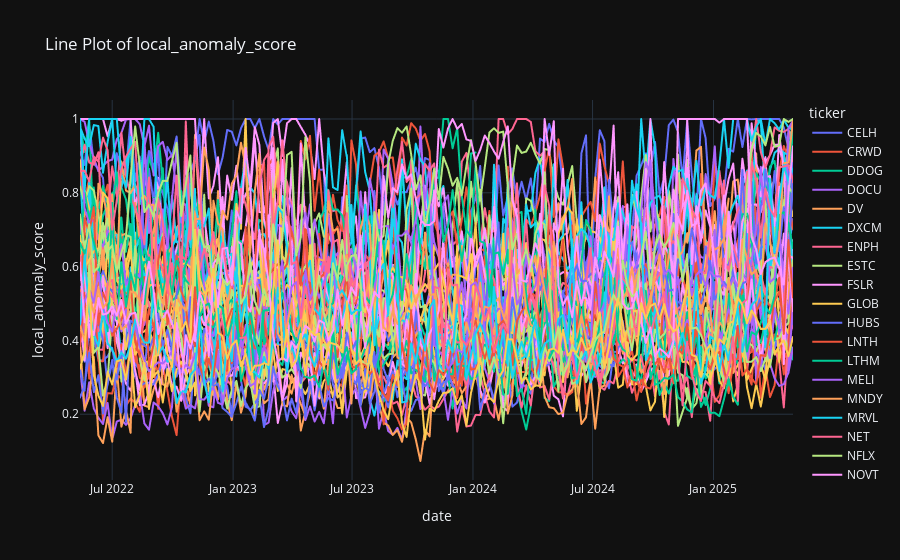

The notebook cell saved with this chart:
### Code cell
df_anomaly_scores.plot_line("local_anomaly_score", n=50)

### Figure 1 — Plotly figure (JSON) as saved in the notebook; plotly's stock layout.template omitted (floating-point values rounded to 4 significant figures; data arrays with more than 128 entries replaced by an {"elided": "..."} marker saying what was removed)
{"data": [{"hovertemplate": "ticker=CELH<br>date=%{x}<br>local_anomaly_score=%{y}<extra></extra>", "legendgroup": "CELH", "line": {"color": "#636efa", "dash": "solid"}, "marker": {"symbol": "circle"}, "mode": "lines", "name": "CELH", "showlegend": true, "type": "scattergl", "x": {"elided": "156 str values"}, "xaxis": "x", "y": {"elided": "156 float values"}, "yaxis": "y"}, {"hovertemplate": "ticker=CRWD<br>date=%{x}<br>local_anomaly_score=%{y}<extra></extra>", "legendgroup": "CRWD", "line": {"color": "#EF553B", "dash": "solid"}, "marker": {"symbol": "circle"}, "mode": "lines", "name": "CRWD", "showlegend": true, "type": "scattergl", "x": {"elided": "156 str values"}, "xaxis": "x", "y": {"elided": "156 float values"}, "yaxis": "y"}, {"hovertemplate": "ticker=DDOG<br>date=%{x}<br>local_anomaly_score=%{y}<extra></extra>", "legendgroup": "DDOG", "line": {"color": "#00cc96", "dash": "solid"}, "marker": {"symbol": "circle"}, "mode": "lines", "name": "DDOG", "showlegend": true, "type": "scattergl", "x": {"elided": "157 str values"}, "xaxis": "x", "y": {"elided": "157 float values"}, "yaxis": "y"}, {"hovertemplate": "ticker=DOCU<br>date=%{x}<br>local_anomaly_score=%{y}<extra></extra>", "legendgroup": "DOCU", "line": {"color": "#ab63fa", "dash": "solid"}, "marker": {"symbol": "circle"}, "mode": "lines", "name": "DOCU", "showlegend": true, "type": "scattergl", "x": {"elided": "157 str values"}, "xaxis": "x", "y": {"elided": "157 float values"}, "yaxis": "y"}, {"hovertemplate": "ticker=DV<br>date=%{x}<br>local_anomaly_score=%{y}<extra></extra>", "legendgroup": "DV", "line": {"color": "#FFA15A", "dash": "solid"}, "marker": {"symbol": "circle"}, "mode": "lines", "name": "DV", "showlegend": true, "type": "scattergl", "x": {"elided": "157 str values"}, "xaxis": "x", "y": {"elided": "157 float values"}, "yaxis": "y"}, {"hovertemplate": "ticker=DXCM<br>date=%{x}<br>local_anomaly_score=%{y}<extra></extra>", "legendgroup": "DXCM", "line": {"color": "#19d3f3", "dash": "solid"}, "marker": {"symbol": "circle"}, "mode": "lines", "name": "DXCM", "showlegend": true, "type": "scattergl", "x": {"elided": "158 str values"}, "xaxis": "x", "y": {"elided": "158 float values"}, "yaxis": "y"}, {"hovertemplate": "ticker=ENPH<br>date=%{x}<br>local_anomaly_score=%{y}<extra></extra>", "legendgroup": "ENPH", "line": {"color": "#FF6692", "dash": "solid"}, "marker": {"symbol": "circle"}, "mode": "lines", "name": "ENPH", "showlegend": true, "type": "scattergl", "x": {"elided": "157 str values"}, "xaxis": "x", "y": {"elided": "157 float values"}, "yaxis": "y"}, {"hovertemplate": "ticker=ESTC<br>date=%{x}<br>local_anomaly_score=%{y}<extra></extra>", "legendgroup": "ESTC", "line": {"color": "#B6E880", "dash": "solid"}, "marker": {"symbol": "circle"}, "mode": "lines", "name": "ESTC", "showlegend": true, "type": "scattergl", "x": {"elided": "156 str values"}, "xaxis": "x", "y": {"elided": "156 float values"}, "yaxis": "y"}, {"hovertemplate": "ticker=FSLR<br>date=%{x}<br>local_anomaly_score=%{y}<extra></extra>", "legendgroup": "FSLR", "line": {"color": "#FF97FF", "dash": "solid"}, "marker": {"symbol": "circle"}, "mode": "lines", "name": "FSLR", "showlegend": true, "type": "scattergl", "x": {"elided": "158 str values"}, "xaxis": "x", "y": {"elided": "158 float values"}, "yaxis": "y"}, {"hovertemplate": "ticker=GLOB<br>date=%{x}<br>local_anomaly_score=%{y}<extra></extra>", "legendgroup": "GLOB", "line": {"color": "#FECB52", "dash": "solid"}, "marker": {"symbol": "circle"}, "mode": "lines", "name": "GLOB", "showlegend": true, "type": "scattergl", "x": {"elided": "157 str values"}, "xaxis": "x", "y": {"elided": "157 float values"}, "yaxis": "y"}, {"hovertemplate": "ticker=HUBS<br>date=%{x}<br>local_anomaly_score=%{y}<extra></extra>", "legendgroup": "HUBS", "line": {"color": "#636efa", "dash": "solid"}, "marker": {"symbol": "circle"}, "mode": "lines", "name": "HUBS", "showlegend": true, "type": "scattergl", "x": {"elided": "157 str values"}, "xaxis": "x", "y": {"elided": "157 float values"}, "yaxis": "y"}, {"hovertemplate": "ticker=LNTH<br>date=%{x}<br>local_anomaly_score=%{y}<extra></extra>", "legendgroup": "LNTH", "line": {"color": "#EF553B", "dash": "solid"}, "marker": {"symbol": "circle"}, "mode": "lines", "name": "LNTH", "showlegend": true, "type": "scattergl", "x": {"elided": "158 str values"}, "xaxis": "x", "y": {"elided": "158 float values"}, "yaxis": "y"}, {"hovertemplate": "ticker=LTHM<br>date=%{x}<br>local_anomaly_score=%{y}<extra></extra>", "legendgroup": "LTHM", "line": {"color": "#00cc96", "dash": "solid"}, "marker": {"symbol": "circle"}, "mode": "lines", "name": "LTHM", "showlegend": true, "type": "scattergl", "x": ["2022-05-13T00:00:00.000000000", "2022-05-20T00:00:00.000000000", "2022-05-27T00:00:00.000000000", "2022-06-03T00:00:00.000000000", "2022-06-10T00:00:00.000000000", "2022-06-17T00:00:00.000000000", "2022-06-24T00:00:00.000000000", "2022-07-01T00:00:00.000000000", "2022-07-08T00:00:00.000000000", "2022-07-15T00:00:00.000000000", "2022-07-22T00:00:00.000000000", "2022-07-29T00:00:00.000000000", "2022-08-05T00:00:00.000000000", "2022-08-12T00:00:00.000000000", "2022-08-19T00:00:00.000000000", "2022-08-26T00:00:00.000000000", "2022-09-02T00:00:00.000000000", "2022-09-09T00:00:00.000000000", "2022-09-16T00:00:00.000000000", "2022-09-23T00:00:00.000000000", "2022-09-30T00:00:00.000000000", "2022-10-07T00:00:00.000000000", "2022-10-14T00:00:00.000000000", "2022-10-21T00:00:00.000000000", "2022-10-28T00:00:00.000000000", "2022-11-04T00:00:00.000000000", "2022-11-11T00:00:00.000000000", "2022-11-18T00:00:00.000000000", "2022-11-25T00:00:00.000000000", "2022-12-02T00:00:00.000000000", "2022-12-09T00:00:00.000000000", "2022-12-16T00:00:00.000000000", "2022-12-23T00:00:00.000000000", "2022-12-30T00:00:00.000000000", "2023-01-06T00:00:00.000000000", "2023-01-13T00:00:00.000000000", "2023-01-20T00:00:00.000000000", "2023-01-27T00:00:00.000000000", "2023-02-03T00:00:00.000000000", "2023-02-10T00:00:00.000000000", "2023-02-17T00:00:00.000000000", "2023-02-24T00:00:00.000000000", "2023-03-03T00:00:00.000000000", "2023-03-10T00:00:00.000000000", "2023-03-17T00:00:00.000000000", "2023-03-24T00:00:00.000000000", "2023-03-31T00:00:00.000000000", "2023-04-07T00:00:00.000000000", "2023-04-14T00:00:00.000000000", "2023-04-21T00:00:00.000000000", "2023-04-28T00:00:00.000000000", "2023-05-05T00:00:00.000000000", "2023-05-12T00:00:00.000000000", "2023-05-19T00:00:00.000000000", "2023-05-26T00:00:00.000000000", "2023-06-02T00:00:00.000000000", "2023-06-09T00:00:00.000000000", "2023-06-16T00:00:00.000000000", "2023-06-23T00:00:00.000000000", "2023-06-30T00:00:00.000000000", "2023-07-07T00:00:00.000000000", "2023-07-14T00:00:00.000000000", "2023-07-21T00:00:00.000000000", "2023-07-28T00:00:00.000000000", "2023-08-04T00:00:00.000000000", "2023-08-11T00:00:00.000000000", "2023-08-18T00:00:00.000000000", "2023-08-25T00:00:00.000000000", "2023-09-01T00:00:00.000000000", "2023-09-08T00:00:00.000000000", "2023-09-15T00:00:00.000000000", "2023-09-22T00:00:00.000000000", "2023-09-29T00:00:00.000000000", "2023-10-06T00:00:00.000000000", "2023-10-13T00:00:00.000000000", "2023-10-20T00:00:00.000000000", "2023-10-27T00:00:00.000000000", "2023-11-03T00:00:00.000000000", "2023-11-10T00:00:00.000000000", "2023-11-17T00:00:00.000000000", "2023-11-24T00:00:00.000000000", "2023-12-01T00:00:00.000000000", "2023-12-08T00:00:00.000000000", "2023-12-15T00:00:00.000000000", "2023-12-22T00:00:00.000000000", "2023-12-29T00:00:00.000000000", "2024-01-05T00:00:00.000000000"], "xaxis": "x", "y": [0.9825, 0.9102, 1.0, 0.6683, 0.7496, 0.8188, 0.7689, 0.7984, 0.8109, 0.8145, 0.782, 0.6792, 0.5589, 0.8835, 0.7527, 0.898, 0.8513, 0.9627, 0.8306, 0.6883, 0.5795, 0.6279, 0.635, 0.7267, 0.6797, 0.6886, 0.8192, 0.6511, 0.5287, 0.6044, 0.7477, 0.5174, 0.4705, 0.4794, 0.5699, 0.6693, 0.6129, 0.6576, 0.6819, 0.7262, 0.7184, 0.6795, 0.686, 0.6058, 0.5376, 0.5666, 0.5364, 0.5963, 0.5945, 0.5173, 0.5512, 0.4413, 0.7238, 0.7514, 0.8079, 0.7546, 0.7548, 0.7382, 0.6674, 0.5995, 0.82, 0.7187, 0.6818, 0.7008, 0.6422, 0.6245, 0.6693, 0.5427, 0.5811, 0.6358, 0.8398, 0.8432, 0.8919, 0.6382, 0.6076, 0.6644, 0.5941, 0.8418, 0.8402, 1.0, 1.0, 0.9207, 0.9748, 0.7915, 0.6922, 0.9067, 0.9092], "yaxis": "y"}, {"hovertemplate": "ticker=MELI<br>date=%{x}<br>local_anomaly_score=%{y}<extra></extra>", "legendgroup": "MELI", "line": {"color": "#ab63fa", "dash": "solid"}, "marker": {"symbol": "circle"}, "mode": "lines", "name": "MELI", "showlegend": true, "type": "scattergl", "x": {"elided": "158 str values"}, "xaxis": "x", "y": {"elided": "158 float values"}, "yaxis": "y"}, {"hovertemplate": "ticker=MNDY<br>date=%{x}<br>local_anomaly_score=%{y}<extra></extra>", "legendgroup": "MNDY", "line": {"color": "#FFA15A", "dash": "solid"}, "marker": {"symbol": "circle"}, "mode": "lines", "name": "MNDY", "showlegend": true, "type": "scattergl", "x": {"elided": "157 str values"}, "xaxis": "x", "y": {"elided": "157 float values"}, "yaxis": "y"}, {"hovertemplate": "ticker=MRVL<br>date=%{x}<br>local_anomaly_score=%{y}<extra></extra>", "legendgroup": "MRVL", "line": {"color": "#19d3f3", "dash": "solid"}, "marker": {"symbol": "circle"}, "mode": "lines", "name": "MRVL", "showlegend": true, "type": "scattergl", "x": {"elided": "157 str values"}, "xaxis": "x", "y": {"elided": "157 float values"}, "yaxis": "y"}, {"hovertemplate": "ticker=NET<br>date=%{x}<br>local_anomaly_score=%{y}<extra></extra>", "legendgroup": "NET", "line": {"color": "#FF6692", "dash": "solid"}, "marker": {"symbol": "circle"}, "mode": "lines", "name": "NET", "showlegend": true, "type": "scattergl", "x": {"elided": "157 str values"}, "xaxis": "x", "y": {"elided": "157 float values"}, "yaxis": "y"}, {"hovertemplate": "ticker=NFLX<br>date=%{x}<br>local_anomaly_score=%{y}<extra></extra>", "legendgroup": "NFLX", "line": {"color": "#B6E880", "dash": "solid"}, "marker": {"symbol": "circle"}, "mode": "lines", "name": "NFLX", "showlegend": true, "type": "scattergl", "x": {"elided": "157 str values"}, "xaxis": "x", "y": {"elided": "157 float values"}, "yaxis": "y"}, {"hovertemplate": "ticker=NOVT<br>date=%{x}<br>local_anomaly_score=%{y}<extra></extra>", "legendgroup": "NOVT", "line": {"color": "#FF97FF", "dash": "solid"}, "marker": {"symbol": "circle"}, "mode": "lines", "name": "NOVT", "showlegend": true, "type": "scattergl", "x": {"elided": "157 str values"}, "xaxis": "x", "y": {"elided": "157 float values"}, "yaxis": "y"}, {"hovertemplate": "ticker=NOW<br>date=%{x}<br>local_anomaly_score=%{y}<extra></extra>", "legendgroup": "NOW", "line": {"color": "#FECB52", "dash": "solid"}, "marker": {"symbol": "circle"}, "mode": "lines", "name": "NOW", "showlegend": true, "type": "scattergl", "x": {"elided": "157 str values"}, "xaxis": "x", "y": {"elided": "157 float values"}, "yaxis": "y"}, {"hovertemplate": "ticker=NVDA<br>date=%{x}<br>local_anomaly_score=%{y}<extra></extra>", "legendgroup": "NVDA", "line": {"color": "#636efa", "dash": "solid"}, "marker": {"symbol": "circle"}, "mode": "lines", "name": "NVDA", "showlegend": true, "type": "scattergl", "x": {"elided": "158 str values"}, "xaxis": "x", "y": {"elided": "158 float values"}, "yaxis": "y"}, {"hovertemplate": "ticker=NVMI<br>date=%{x}<br>local_anomaly_score=%{y}<extra></extra>", "legendgroup": "NVMI", "line": {"color": "#EF553B", "dash": "solid"}, "marker": {"symbol": "circle"}, "mode": "lines", "name": "NVMI", "showlegend": true, "type": "scattergl", "x": {"elided": "158 str values"}, "xaxis": "x", "y": {"elided": "158 float values"}, "yaxis": "y"}, {"hovertemplate": "ticker=ON<br>date=%{x}<br>local_anomaly_score=%{y}<extra></extra>", "legendgroup": "ON", "line": {"color": "#00cc96", "dash": "solid"}, "marker": {"symbol": "circle"}, "mode": "lines", "name": "ON", "showlegend": true, "type": "scattergl", "x": {"elided": "157 str values"}, "xaxis": "x", "y": {"elided": "157 float values"}, "yaxis": "y"}, {"hovertemplate": "ticker=PAYC<br>date=%{x}<br>local_anomaly_score=%{y}<extra></extra>", "legendgroup": "PAYC", "line": {"color": "#ab63fa", "dash": "solid"}, "marker": {"symbol": "circle"}, "mode": "lines", "name": "PAYC", "showlegend": true, "type": "scattergl", "x": {"elided": "157 str values"}, "xaxis": "x", "y": {"elided": "157 float values"}, "yaxis": "y"}, {"hovertemplate": "ticker=PCTY<br>date=%{x}<br>local_anomaly_score=%{y}<extra></extra>", "legendgroup": "PCTY", "line": {"color": "#FFA15A", "dash": "solid"}, "marker": {"symbol": "circle"}, "mode": "lines", "name": "PCTY", "showlegend": true, "type": "scattergl", "x": {"elided": "157 str values"}, "xaxis": "x", "y": {"elided": "157 float values"}, "yaxis": "y"}, {"hovertemplate": "ticker=PEN<br>date=%{x}<br>local_anomaly_score=%{y}<extra></extra>", "legendgroup": "PEN", "line": {"color": "#19d3f3", "dash": "solid"}, "marker": {"symbol": "circle"}, "mode": "lines", "name": "PEN", "showlegend": true, "type": "scattergl", "x": {"elided": "157 str values"}, "xaxis": "x", "y": {"elided": "157 float values"}, "yaxis": "y"}, {"hovertemplate": "ticker=PLTR<br>date=%{x}<br>local_anomaly_score=%{y}<extra></extra>", "legendgroup": "PLTR", "line": {"color": "#FF6692", "dash": "solid"}, "marker": {"symbol": "circle"}, "mode": "lines", "name": "PLTR", "showlegend": true, "type": "scattergl", "x": {"elided": "157 str values"}, "xaxis": "x", "y": {"elided": "157 float values"}, "yaxis": "y"}, {"hovertemplate": "ticker=PODD<br>date=%{x}<br>local_anomaly_score=%{y}<extra></extra>", "legendgroup": "PODD", "line": {"color": "#B6E880", "dash": "solid"}, "marker": {"symbol": "circle"}, "mode": "lines", "name": "PODD", "showlegend": true, "type": "scattergl", "x": {"elided": "160 str values"}, "xaxis": "x", "y": {"elided": "160 float values"}, "yaxis": "y"}, {"hovertemplate": "ticker=PR<br>date=%{x}<br>local_anomaly_score=%{y}<extra></extra>", "legendgroup": "PR", "line": {"color": "#FF97FF", "dash": "solid"}, "marker": {"symbol": "circle"}, "mode": "lines", "name": "PR", "showlegend": true, "type": "scattergl", "x": {"elided": "160 str values"}, "xaxis": "x", "y": {"elided": "160 float values"}, "yaxis": "y"}, {"hovertemplate": "ticker=PSTG<br>date=%{x}<br>local_anomaly_score=%{y}<extra></extra>", "legendgroup": "PSTG", "line": {"color": "#FECB52", "dash": "solid"}, "marker": {"symbol": "circle"}, "mode": "lines", "name": "PSTG", "showlegend": true, "type": "scattergl", "x": {"elided": "157 str values"}, "xaxis": "x", "y": {"elided": "157 float values"}, "yaxis": "y"}, {"hovertemplate": "ticker=RGEN<br>date=%{x}<br>local_anomaly_score=%{y}<extra></extra>", "legendgroup": "RGEN", "line": {"color": "#636efa", "dash": "solid"}, "marker": {"symbol": "circle"}, "mode": "lines", "name": "RGEN", "showlegend": true, "type": "scattergl", "x": {"elided": "157 str values"}, "xaxis": "x", "y": {"elided": "157 float values"}, "yaxis": "y"}, {"hovertemplate": "ticker=RMD<br>date=%{x}<br>local_anomaly_score=%{y}<extra></extra>", "legendgroup": "RMD", "line": {"color": "#EF553B", "dash": "solid"}, "marker": {"symbol": "circle"}, "mode": "lines", "name": "RMD", "showlegend": true, "type": "scattergl", "x": {"elided": "158 str values"}, "xaxis": "x", "y": {"elided": "158 float values"}, "yaxis": "y"}, {"hovertemplate": "ticker=SAIA<br>date=%{x}<br>local_anomaly_score=%{y}<extra></extra>", "legendgroup": "SAIA", "line": {"color": "#00cc96", "dash": "solid"}, "marker": {"symbol": "circle"}, "mode": "lines", "name": "SAIA", "showlegend": true, "type": "scattergl", "x": {"elided": "159 str values"}, "xaxis": "x", "y": {"elided": "159 float values"}, "yaxis": "y"}, {"hovertemplate": "ticker=SE<br>date=%{x}<br>local_anomaly_score=%{y}<extra></extra>", "legendgroup": "SE", "line": {"color": "#ab63fa", "dash": "solid"}, "marker": {"symbol": "circle"}, "mode": "lines", "name": "SE", "showlegend": true, "type": "scattergl", "x": {"elided": "157 str values"}, "xaxis": "x", "y": {"elided": "157 float values"}, "yaxis": "y"}, {"hovertemplate": "ticker=SMAR<br>date=%{x}<br>local_anomaly_score=%{y}<extra></extra>", "legendgroup": "SMAR", "line": {"color": "#FFA15A", "dash": "solid"}, "marker": {"symbol": "circle"}, "mode": "lines", "name": "SMAR", "showlegend": true, "type": "scattergl", "x": {"elided": "145 str values"}, "xaxis": "x", "y": {"elided": "145 float values"}, "yaxis": "y"}, {"hovertemplate": "ticker=SMCI<br>date=%{x}<br>local_anomaly_score=%{y}<extra></extra>", "legendgroup": "SMCI", "line": {"color": "#19d3f3", "dash": "solid"}, "marker": {"symbol": "circle"}, "mode": "lines", "name": "SMCI", "showlegend": true, "type": "scattergl", "x": {"elided": "159 str values"}, "xaxis": "x", "y": {"elided": "159 float values"}, "yaxis": "y"}, {"hovertemplate": "ticker=SNOW<br>date=%{x}<br>local_anomaly_score=%{y}<extra></extra>", "legendgroup": "SNOW", "line": {"color": "#FF6692", "dash": "solid"}, "marker": {"symbol": "circle"}, "mode": "lines", "name": "SNOW", "showlegend": true, "type": "scattergl", "x": {"elided": "158 str values"}, "xaxis": "x", "y": {"elided": "158 float values"}, "yaxis": "y"}, {"hovertemplate": "ticker=SPSC<br>date=%{x}<br>local_anomaly_score=%{y}<extra></extra>", "legendgroup": "SPSC", "line": {"color": "#B6E880", "dash": "solid"}, "marker": {"symbol": "circle"}, "mode": "lines", "name": "SPSC", "showlegend": true, "type": "scattergl", "x": {"elided": "158 str values"}, "xaxis": "x", "y": {"elided": "158 float values"}, "yaxis": "y"}, {"hovertemplate": "ticker=STVN<br>date=%{x}<br>local_anomaly_score=%{y}<extra></extra>", "legendgroup": "STVN", "line": {"color": "#FF97FF", "dash": "solid"}, "marker": {"symbol": "circle"}, "mode": "lines", "name": "STVN", "showlegend": true, "type": "scattergl", "x": {"elided": "158 str values"}, "xaxis": "x", "y": {"elided": "158 float values"}, "yaxis": "y"}, {"hovertemplate": "ticker=SWAV<br>date=%{x}<br>local_anomaly_score=%{y}<extra></extra>", "legendgroup": "SWAV", "line": {"color": "#FECB52", "dash": "solid"}, "marker": {"symbol": "circle"}, "mode": "lines", "name": "SWAV", "showlegend": true, "type": "scattergl", "x": ["2022-05-13T00:00:00.000000000", "2022-05-20T00:00:00.000000000", "2022-05-27T00:00:00.000000000", "2022-06-03T00:00:00.000000000", "2022-06-10T00:00:00.000000000", "2022-06-17T00:00:00.000000000", "2022-06-24T00:00:00.000000000", "2022-07-01T00:00:00.000000000", "2022-07-08T00:00:00.000000000", "2022-07-15T00:00:00.000000000", "2022-07-22T00:00:00.000000000", "2022-07-29T00:00:00.000000000", "2022-08-05T00:00:00.000000000", "2022-08-12T00:00:00.000000000", "2022-08-19T00:00:00.000000000", "2022-08-26T00:00:00.000000000", "2022-09-02T00:00:00.000000000", "2022-09-09T00:00:00.000000000", "2022-09-16T00:00:00.000000000", "2022-09-23T00:00:00.000000000", "2022-09-30T00:00:00.000000000", "2022-10-07T00:00:00.000000000", "2022-10-14T00:00:00.000000000", "2022-10-21T00:00:00.000000000", "2022-10-28T00:00:00.000000000", "2022-11-04T00:00:00.000000000", "2022-11-04T00:00:00.000000000", "2022-11-11T00:00:00.000000000", "2022-11-18T00:00:00.000000000", "2022-11-25T00:00:00.000000000", "2022-12-02T00:00:00.000000000", "2022-12-09T00:00:00.000000000", "2022-12-16T00:00:00.000000000", "2022-12-23T00:00:00.000000000", "2022-12-30T00:00:00.000000000", "2023-01-06T00:00:00.000000000", "2023-01-13T00:00:00.000000000", "2023-01-20T00:00:00.000000000", "2023-01-27T00:00:00.000000000", "2023-02-03T00:00:00.000000000", "2023-02-10T00:00:00.000000000", "2023-02-17T00:00:00.000000000", "2023-02-24T00:00:00.000000000", "2023-03-03T00:00:00.000000000", "2023-03-10T00:00:00.000000000", "2023-03-17T00:00:00.000000000", "2023-03-24T00:00:00.000000000", "2023-03-31T00:00:00.000000000", "2023-04-07T00:00:00.000000000", "2023-04-14T00:00:00.000000000", "2023-04-21T00:00:00.000000000", "2023-04-28T00:00:00.000000000", "2023-05-05T00:00:00.000000000", "2023-05-12T00:00:00.000000000", "2023-05-19T00:00:00.000000000", "2023-05-26T00:00:00.000000000", "2023-06-02T00:00:00.000000000", "2023-06-09T00:00:00.000000000", "2023-06-16T00:00:00.000000000", "2023-06-23T00:00:00.000000000", "2023-06-30T00:00:00.000000000", "2023-07-07T00:00:00.000000000", "2023-07-14T00:00:00.000000000", "2023-07-21T00:00:00.000000000", "2023-07-28T00:00:00.000000000", "2023-08-04T00:00:00.000000000", "2023-08-11T00:00:00.000000000", "2023-08-18T00:00:00.000000000", "2023-08-25T00:00:00.000000000", "2023-09-01T00:00:00.000000000", "2023-09-08T00:00:00.000000000", "2023-09-15T00:00:00.000000000", "2023-09-22T00:00:00.000000000", "2023-09-29T00:00:00.000000000", "2023-10-06T00:00:00.000000000", "2023-10-13T00:00:00.000000000", "2023-10-20T00:00:00.000000000", "2023-10-27T00:00:00.000000000", "2023-11-03T00:00:00.000000000", "2023-11-10T00:00:00.000000000", "2023-11-17T00:00:00.000000000", "2023-11-24T00:00:00.000000000", "2023-12-01T00:00:00.000000000", "2023-12-08T00:00:00.000000000", "2023-12-15T00:00:00.000000000", "2023-12-22T00:00:00.000000000", "2023-12-29T00:00:00.000000000", "2024-01-05T00:00:00.000000000", "2024-01-12T00:00:00.000000000", "2024-01-19T00:00:00.000000000", "2024-01-26T00:00:00.000000000", "2024-02-02T00:00:00.000000000", "2024-02-09T00:00:00.000000000", "2024-02-16T00:00:00.000000000", "2024-02-23T00:00:00.000000000", "2024-02-23T00:00:00.000000000", "2024-03-01T00:00:00.000000000", "2024-03-08T00:00:00.000000000", "2024-03-15T00:00:00.000000000", "2024-03-22T00:00:00.000000000", "2024-03-29T00:00:00.000000000", "2024-04-05T00:00:00.000000000", "2024-04-12T00:00:00.000000000", "2024-04-19T00:00:00.000000000", "2024-04-26T00:00:00.000000000", "2024-05-03T00:00:00.000000000", "2024-05-10T00:00:00.000000000", "2024-05-17T00:00:00.000000000", "2024-05-24T00:00:00.000000000", "2024-05-31T00:00:00.000000000"], "xaxis": "x", "y": [0.6841, 0.5947, 0.6186, 0.6407, 0.6507, 0.8002, 0.7852, 0.6302, 0.4798, 0.4686, 0.3756, 0.4442, 0.3613, 0.3808, 0.3399, 0.3432, 0.3028, 0.3169, 0.2317, 0.3225, 0.2622, 0.3207, 0.3422, 0.3159, 0.2625, 0.286, 0.2511, 0.4686, 0.4964, 0.573, 0.4645, 0.4904, 0.5531, 0.4264, 0.4852, 0.526, 0.5481, 0.5466, 0.5925, 0.6268, 0.6588, 0.4953, 0.5728, 0.4723, 0.5311, 0.5231, 0.5507, 0.538, 0.494, 0.5575, 0.4525, 0.5215, 0.4216, 0.4413, 0.3993, 0.3789, 0.3472, 0.2455, 0.26, 0.3243, 0.3759, 0.3617, 0.2744, 0.2617, 0.2742, 0.4759, 0.5916, 0.6253, 0.5714, 0.597, 0.5725, 0.5714, 0.56, 0.4866, 0.5214, 0.5292, 0.5525, 0.5384, 0.5889, 0.6092, 0.5644, 0.5024, 0.4509, 0.5769, 0.5734, 0.5673, 0.6336, 0.4675, 0.4245, 0.4304, 0.4671, 0.5135, 0.4478, 0.6892, 0.4602, 0.4261, 0.4195, 0.5771, 0.59, 0.6638, 0.6126, 0.535, 0.677, 0.6714, 0.6448, 0.6048, 0.6884, 0.7209, 0.7609, 0.744], "yaxis": "y"}, {"hovertemplate": "ticker=TENB<br>date=%{x}<br>local_anomaly_score=%{y}<extra></extra>", "legendgroup": "TENB", "line": {"color": "#636efa", "dash": "solid"}, "marker": {"symbol": "circle"}, "mode": "lines", "name": "TENB", "showlegend": true, "type": "scattergl", "x": {"elided": "157 str values"}, "xaxis": "x", "y": {"elided": "157 float values"}, "yaxis": "y"}, {"hovertemplate": "ticker=TSLA<br>date=%{x}<br>local_anomaly_score=%{y}<extra></extra>", "legendgroup": "TSLA", "line": {"color": "#EF553B", "dash": "solid"}, "marker": {"symbol": "circle"}, "mode": "lines", "name": "TSLA", "showlegend": true, "type": "scattergl", "x": {"elided": "158 str values"}, "xaxis": "x", "y": {"elided": "158 float values"}, "yaxis": "y"}, {"hovertemplate": "ticker=TTD<br>date=%{x}<br>local_anomaly_score=%{y}<extra></extra>", "legendgroup": "TTD", "line": {"color": "#00cc96", "dash": "solid"}, "marker": {"symbol": "circle"}, "mode": "lines", "name": "TTD", "showlegend": true, "type": "scattergl", "x": {"elided": "158 str values"}, "xaxis": "x", "y": {"elided": "158 float values"}, "yaxis": "y"}, {"hovertemplate": "ticker=TYL<br>date=%{x}<br>local_anomaly_score=%{y}<extra></extra>", "legendgroup": "TYL", "line": {"color": "#ab63fa", "dash": "solid"}, "marker": {"symbol": "circle"}, "mode": "lines", "name": "TYL", "showlegend": true, "type": "scattergl", "x": {"elided": "158 str values"}, "xaxis": "x", "y": {"elided": "158 float values"}, "yaxis": "y"}, {"hovertemplate": "ticker=VCEL<br>date=%{x}<br>local_anomaly_score=%{y}<extra></extra>", "legendgroup": "VCEL", "line": {"color": "#FFA15A", "dash": "solid"}, "marker": {"symbol": "circle"}, "mode": "lines", "name": "VCEL", "showlegend": true, "type": "scattergl", "x": {"elided": "157 str values"}, "xaxis": "x", "y": {"elided": "157 float values"}, "yaxis": "y"}, {"hovertemplate": "ticker=VEEV<br>date=%{x}<br>local_anomaly_score=%{y}<extra></extra>", "legendgroup": "VEEV", "line": {"color": "#19d3f3", "dash": "solid"}, "marker": {"symbol": "circle"}, "mode": "lines", "name": "VEEV", "showlegend": true, "type": "scattergl", "x": {"elided": "157 str values"}, "xaxis": "x", "y": {"elided": "157 float values"}, "yaxis": "y"}, {"hovertemplate": "ticker=VERX<br>date=%{x}<br>local_anomaly_score=%{y}<extra></extra>", "legendgroup": "VERX", "line": {"color": "#FF6692", "dash": "solid"}, "marker": {"symbol": "circle"}, "mode": "lines", "name": "VERX", "showlegend": true, "type": "scattergl", "x": {"elided": "157 str values"}, "xaxis": "x", "y": {"elided": "157 float values"}, "yaxis": "y"}, {"hovertemplate": "ticker=XYZ<br>date=%{x}<br>local_anomaly_score=%{y}<extra></extra>", "legendgroup": "XYZ", "line": {"color": "#B6E880", "dash": "solid"}, "marker": {"symbol": "circle"}, "mode": "lines", "name": "XYZ", "showlegend": true, "type": "scattergl", "x": {"elided": "160 str values"}, "xaxis": "x", "y": {"elided": "160 float values"}, "yaxis": "y"}, {"hovertemplate": "ticker=YOU<br>date=%{x}<br>local_anomaly_score=%{y}<extra></extra>", "legendgroup": "YOU", "line": {"color": "#FF97FF", "dash": "solid"}, "marker": {"symbol": "circle"}, "mode": "lines", "name": "YOU", "showlegend": true, "type": "scattergl", "x": {"elided": "160 str values"}, "xaxis": "x", "y": {"elided": "160 float values"}, "yaxis": "y"}, {"hovertemplate": "ticker=ZS<br>date=%{x}<br>local_anomaly_score=%{y}<extra></extra>", "legendgroup": "ZS", "line": {"color": "#FECB52", "dash": "solid"}, "marker": {"symbol": "circle"}, "mode": "lines", "name": "ZS", "showlegend": true, "type": "scattergl", "x": {"elided": "160 str values"}, "xaxis": "x", "y": {"elided": "160 float values"}, "yaxis": "y"}], "layout": {"legend": {"title": {"text": "ticker"}, "tracegroupgap": 0}, "title": {"text": "Line Plot of local_anomaly_score"}, "xaxis": {"anchor": "y", "domain": [0, 1], "title": {"text": "date"}}, "yaxis": {"anchor": "x", "domain": [0, 1], "title": {"text": "local_anomaly_score"}}}}
